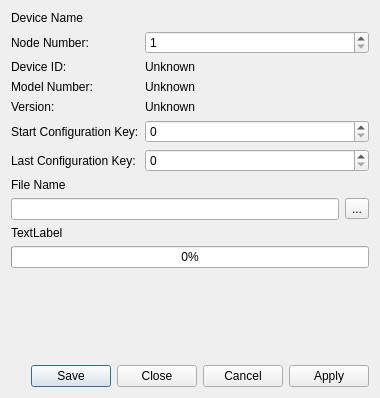
<?xml version="1.0" encoding="UTF-8"?>
<ui version="4.0">
 <class>ConfigSaveDialog</class>
 <widget class="QDialog" name="ConfigSaveDialog">
  <property name="geometry">
   <rect>
    <x>0</x>
    <y>0</y>
    <width>380</width>
    <height>398</height>
   </rect>
  </property>
  <property name="windowTitle">
   <string>Dialog</string>
  </property>
  <layout class="QVBoxLayout" name="verticalLayout">
   <item>
    <widget class="QLabel" name="labelNodeName">
     <property name="text">
      <string>Device Name</string>
     </property>
    </widget>
   </item>
   <item>
    <layout class="QFormLayout" name="formLayout">
     <item row="2" column="0">
      <widget class="QLabel" name="labelNode">
       <property name="text">
        <string>Node Number:</string>
       </property>
      </widget>
     </item>
     <item row="2" column="1">
      <widget class="QSpinBox" name="spinBoxNode">
       <property name="minimum">
        <number>1</number>
       </property>
       <property name="maximum">
        <number>255</number>
       </property>
      </widget>
     </item>
     <item row="3" column="0">
      <widget class="QLabel" name="label_2">
       <property name="text">
        <string>Device ID:</string>
       </property>
      </widget>
     </item>
     <item row="3" column="1">
      <widget class="QLabel" name="labelDevice">
       <property name="text">
        <string>Unknown</string>
       </property>
      </widget>
     </item>
     <item row="4" column="0">
      <widget class="QLabel" name="label_5">
       <property name="text">
        <string>Model Number:</string>
       </property>
      </widget>
     </item>
     <item row="4" column="1">
      <widget class="QLabel" name="labelModel">
       <property name="text">
        <string>Unknown</string>
       </property>
      </widget>
     </item>
     <item row="5" column="0">
      <widget class="QLabel" name="label_7">
       <property name="text">
        <string>Version:</string>
       </property>
      </widget>
     </item>
     <item row="5" column="1">
      <widget class="QLabel" name="labelVersion">
       <property name="text">
        <string>Unknown</string>
       </property>
      </widget>
     </item>
     <item row="6" column="0">
      <widget class="QLabel" name="labelStart">
       <property name="text">
        <string>Start Configuration Key:</string>
       </property>
      </widget>
     </item>
     <item row="6" column="1">
      <widget class="QSpinBox" name="spinBoxStart">
       <property name="maximum">
        <number>65535</number>
       </property>
      </widget>
     </item>
     <item row="7" column="0">
      <widget class="QLabel" name="labelLast">
       <property name="text">
        <string>Last Configuration Key:</string>
       </property>
      </widget>
     </item>
     <item row="7" column="1">
      <widget class="QSpinBox" name="spinBoxLast">
       <property name="maximum">
        <number>65535</number>
       </property>
      </widget>
     </item>
    </layout>
   </item>
   <item>
    <widget class="QLabel" name="label_11">
     <property name="text">
      <string>File Name</string>
     </property>
    </widget>
   </item>
   <item>
    <layout class="QHBoxLayout" name="horizontalLayout">
     <item>
      <widget class="QLineEdit" name="lineEditFileName"/>
     </item>
     <item>
      <widget class="QToolButton" name="buttonFile">
       <property name="text">
        <string>...</string>
       </property>
      </widget>
     </item>
    </layout>
   </item>
   <item>
    <widget class="QLabel" name="labelStatus">
     <property name="text">
      <string>TextLabel</string>
     </property>
    </widget>
   </item>
   <item>
    <widget class="QProgressBar" name="progressBar">
     <property name="value">
      <number>0</number>
     </property>
    </widget>
   </item>
   <item>
    <spacer name="verticalSpacer">
     <property name="orientation">
      <enum>Qt::Vertical</enum>
     </property>
     <property name="sizeHint" stdset="0">
      <size>
       <width>20</width>
       <height>40</height>
      </size>
     </property>
    </spacer>
   </item>
   <item>
    <widget class="QDialogButtonBox" name="buttonBox">
     <property name="orientation">
      <enum>Qt::Horizontal</enum>
     </property>
     <property name="standardButtons">
      <set>QDialogButtonBox::Apply|QDialogButtonBox::Cancel|QDialogButtonBox::Close|QDialogButtonBox::Save</set>
     </property>
    </widget>
   </item>
  </layout>
 </widget>
 <resources/>
 <connections>
  <connection>
   <sender>spinBoxNode</sender>
   <signal>valueChanged(int)</signal>
   <receiver>ConfigSaveDialog</receiver>
   <slot>nodeChange(int)</slot>
   <hints>
    <hint type="sourcelabel">
     <x>184</x>
     <y>58</y>
    </hint>
    <hint type="destinationlabel">
     <x>182</x>
     <y>180</y>
    </hint>
   </hints>
  </connection>
  <connection>
   <sender>buttonBox</sender>
   <signal>clicked(QAbstractButton*)</signal>
   <receiver>ConfigSaveDialog</receiver>
   <slot>btnClick(QAbstractButton*)</slot>
   <hints>
    <hint type="sourcelabel">
     <x>189</x>
     <y>374</y>
    </hint>
    <hint type="destinationlabel">
     <x>189</x>
     <y>198</y>
    </hint>
   </hints>
  </connection>
  <connection>
   <sender>buttonFile</sender>
   <signal>clicked()</signal>
   <receiver>ConfigSaveDialog</receiver>
   <slot>btnFileClick()</slot>
   <hints>
    <hint type="sourcelabel">
     <x>356</x>
     <y>271</y>
    </hint>
    <hint type="destinationlabel">
     <x>189</x>
     <y>198</y>
    </hint>
   </hints>
  </connection>
 </connections>
 <slots>
  <slot>nodeChange(int)</slot>
  <slot>btnClick(QAbstractButton*)</slot>
  <slot>btnFileClick()</slot>
 </slots>
</ui>
